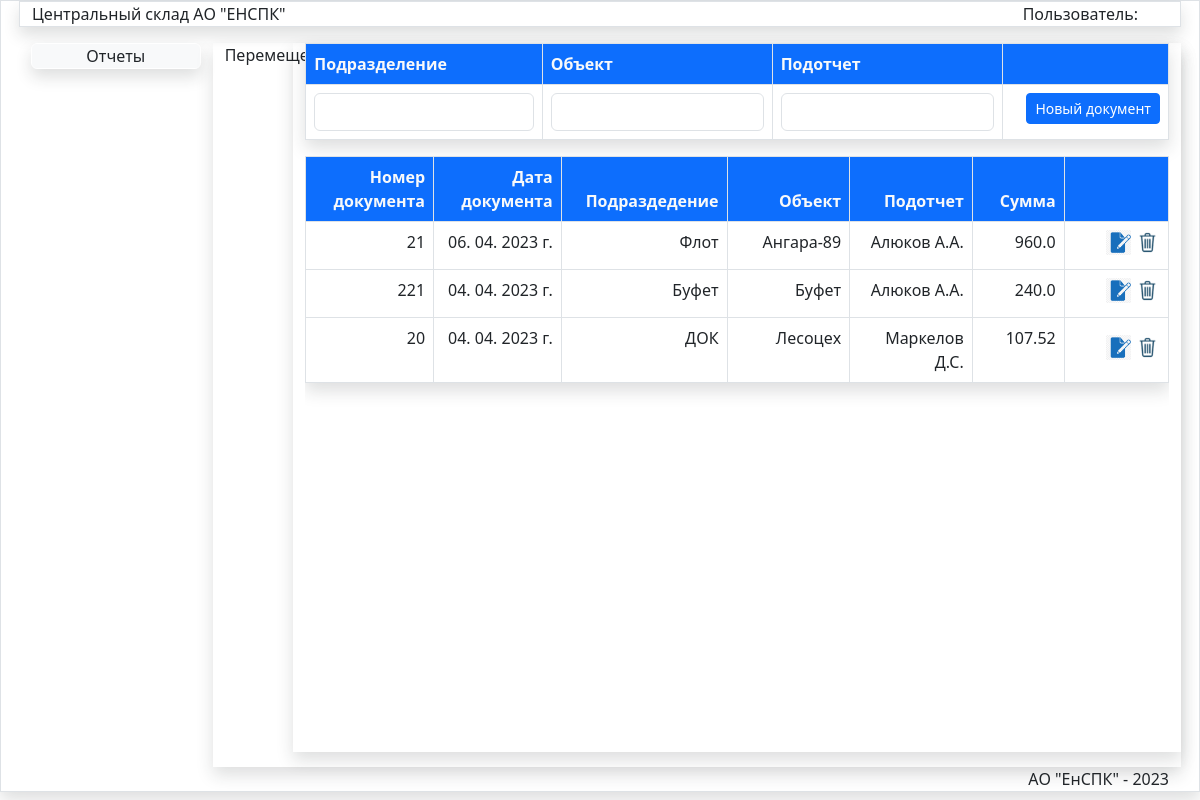
Before: /JurnalMove/ with the older database file.
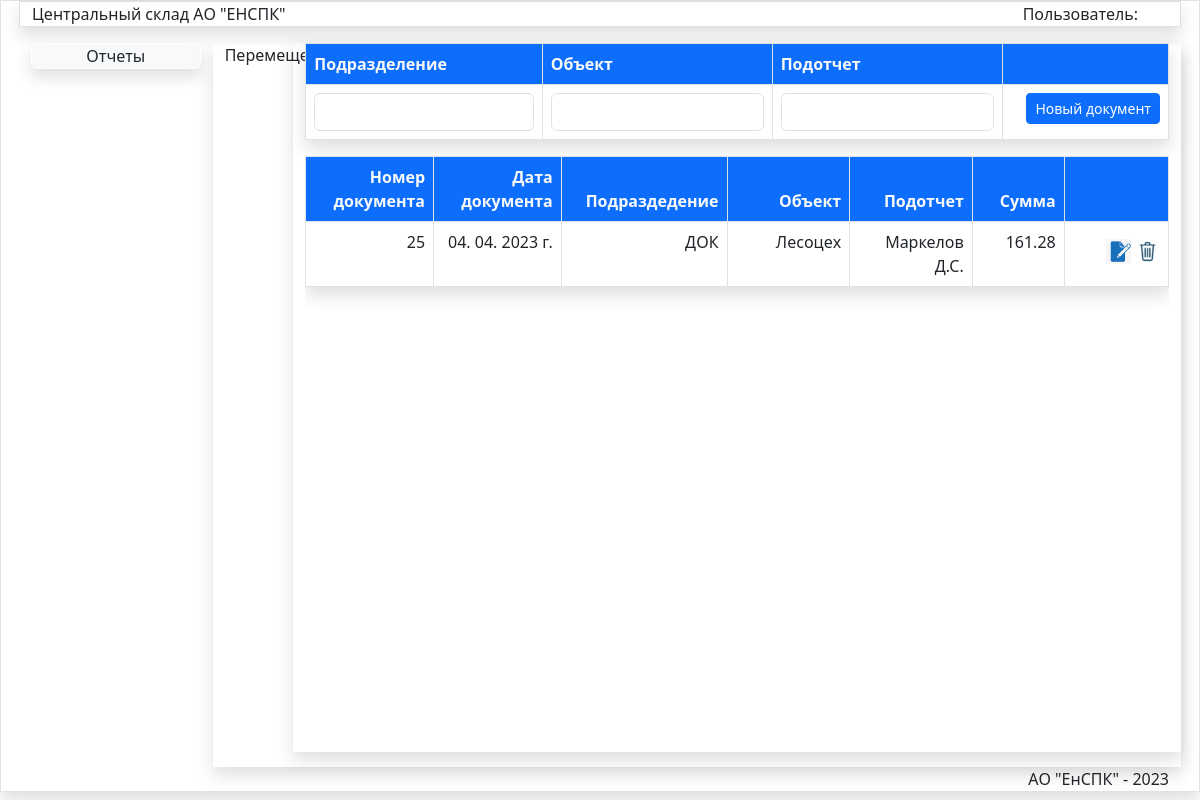
After: the same page with the newer database file.
### store/models.py (models this page shows)
class Jurnal(models.Model):
    oper=models.IntegerField(verbose_name="Код операции")
    nomerdoc=models.CharField(max_length=50,verbose_name='Номер документа')
    datadoc=models.DateTimeField(verbose_name='Дата документа')
    postav=models.ForeignKey(Postav,verbose_name='Поставщик',on_delete=models.PROTECT)
    obct=models.ForeignKey(Obct,verbose_name='Объект',on_delete=models.PROTECT)
    podraz=models.ForeignKey(Podraz,verbose_name='Подразделение',on_delete=models.PROTECT)
    fio=models.ForeignKey(Fio,verbose_name='Подотчет',on_delete=models.PROTECT)
    spis=models.ForeignKey(Spis,blank=True,null=True,verbose_name='Причина списания',on_delete=models.PROTECT)
    summa=models.FloatField(verbose_name='Сумма',default=0)
    nds=models.IntegerField(verbose_name='НДС',default=20)
    summawithnds=models.FloatField(verbose_name='Сумма с НДС',default=0)
    updated_at = models.DateTimeField(auto_now=True, verbose_name='Создан')
    created_at = models.DateTimeField(auto_now_add=True, verbose_name='Обновлен')
    class Meta:
        verbose_name = 'Документ'
        verbose_name_plural = 'Документы'
        ordering = ['-datadoc', ]

class Podraz(models.Model):
    title = models.CharField(max_length=150, verbose_name='Название подразделения', unique=True)
    def __str__(self):
        return self.title
    class Meta:
        verbose_name = 'Подразделение'
        verbose_name_plural = 'Подразделения'
        ordering = ['title', ]

class Obct(models.Model):
    title = models.CharField(max_length=150, verbose_name='Объект',unique=True )
    podraz=models.ForeignKey(Podraz,verbose_name='Подразделение',on_delete=models.PROTECT)
    def __str__(self):
        return self.title
    class Meta:
        verbose_name = 'Объект'
        verbose_name_plural = 'Объекты'
        ordering = ['podraz','title', ]

class Fio(models.Model):
    title = models.CharField(max_length=150, verbose_name='Подотчетное лицо',unique=True )
    def __str__(self):
        return self.title
    class Meta:
        verbose_name = 'Подочтетное лицо'
        verbose_name_plural = 'Подотчетные лица'
        ordering = ['title', ]

### store/views.py (the view, shortened to what this page needs)
# urls.py: path('JurnalMove/', JurnalMove, name='JurnalMove'),  # Журнал документов перемещения
def JurnalMove(request):
    postav=Postav.objects.get(pk=9)
    jurnalmove=Jurnal.objects.filter(oper=3).order_by('-created_at')
    nomer=Nomer.objects.get(pk=1)
    obct = Obct.objects.all()
    fio = Fio.objects.all()
    podraz = Podraz.objects.all()
    return render(request,'store/Doc/JurnalMove.html',{'podraz':podraz,
    'jurnalpost':jurnalmove,'pic_label':'Перемещение','title':'Журнал передачи ТМЦ',
    'obct':obct,'fio':fio,'current_date':date.today()})

### store/templatetags/store.py (called while the page is built)
@register.simple_tag
def abs_tag(text):
    return abs(text)

### store/templates/store/Doc/JurnalMove.html (shortened to what this page needs)
{% extends 'store/menu.html' %}
{% load static %}
{% block DataArea %}
{% load store %}
<div class="row">
<div class="col-md-1">{{pic_label}}</div>
<div class="col-md-11 mx-auto shadow">
<table class="table shadow table-bordered table-hover">
<thead class="bg-primary text-light">
<tr>
<th style="width:16.6%" class="text-start">Подразделение</th>
<th style="width:16.6%" class="text-start">Объект</th>
 <th style="width:16.6%" class="text-start">Подотчет</th>
<th style="width:12%" class="text-start"></th>
</tr>
</thead>
    <form method="post" id="post-move">
    <tr style="align:middle">
   <td class="border text-end" >
   <select name="postav" id="id_podraz_move" class="form-control  " required >
   <option selected></option>
   {% for item in podraz %}
   <option value="{{item.id}}">{{item.title}}</option>
   {% endfor %}
   </select>
   </td>
   <td class="border text-end" >
   <select name="postav" id="id_obct_move" class="form-control  " required >
   <option selected></option>
   </select>
    </td>
   <td class="border text-start" >
   <select name="postav" id="id_fio_move" class="form-control  " required >
   <option selected></option>
   {% for item in fio %}
   <option value="{{item.id}}">{{item.title}}</option>
   {% endfor %}
   </select>
    </td>
    <td  class="border text-end"> <button type="submit" class="btn  btn-primary btn-sm mb-1 " id="savebtn">Новый документ</button></td>
    </form>
</table>
<div class="scrolltable">
<table class="table shadow table-bordered table-hover">
<thead class="bg-primary text-light">
     <th style="width:12%;" class="text-end">Номер документа</th>
<th style="width:12%;" class=" text-end" >Дата документа</th>
<th style="width:10%;" class=" text-end" >Подраздедение</th>
<th style="width:12%;" class=" text-end" >Объект</th>
 <th style="width:12%;" class=" text-end" >Подотчет</th>
<th style="width:9%;" class=" text-end" >Сумма</th>
<th style="width:10.2%;" class=" text-end"></th>
</thead>
    <tbody id="move-doc">
<form method="post" id="item-move-form">
    {% for item in jurnalpost %}
    <tr><td  class="border text-end fixed">{{item.nomerdoc}}</td>
    <td   class="border text-end">{{item.datadoc|date:"d. m. Y г." }}</td>
     <td   class="border text-end">{{item.podraz}}</td>
    <td   class="border text-end">{{item.obct}}</td>
    <td   class="border text-end">{{item.fio}}</td>
    <td   class="border text-end">{% abs_tag item.summawithnds %}</td>
    <td class="text-end align-middle border" ><input data-sid="{{item.pk}}" data-update="{{url_update}}" value="Update" type="image" class="btn-move-update mr-3" src="{% static '/images/edit2.png' %}" width="25px" >
   <input data-sid="{{item.pk}}" data-del="{{url_delete}}" class="btn-move-del " value="Delete" type="image" src="{% static '/images/del.png' %}" width="25px"> </td>
    </tr>
    {% endfor %}
    </form>
    </tbody>
</table>
</div>
</div>
</div>
{% endblock DataArea %}

### store/templates/store/menu.html (shortened to what this page needs)
{% extends 'store/base.html' %}
{% load static %}
{% block LinkArea %}
<div class="d-print-none">
{% if request.user.username == "Кладовщик" %}
<a href="{% url 'DocMenu' %}" class="btn btn-secondary text-white nav-link mb-2 shadow  ">Документы</a>
<a href="{% url 'ReportMenu' %}" class="btn btn-secondary   nav-link mb-2 shadow text-light">Отчеты</a>
<a href="{% url 'SpravMenu' %}" class="btn btn-secondary text-white  nav-link mb-1 shadow ">Справочники</a>
{% else %}
 <a href="#" class="btn btn-light border border-white  nav-link mb-2 shadow ">Отчеты</a>
{% endif %}
</div>
{% endblock LinkArea %}

### store/templates/store/base.html (shortened to what this page needs)
{% load static %}
 <!DOCTYPE html>
<html lang="en">
<head>
    <link type="text/css" href="{% static '/css/bootstrap.css' %}"  rel="stylesheet">
     <link type="text/css" href="{% static '/css/my.css' %}"  rel="stylesheet">
</head>
<body>
<div class="container-fluid border shadow maincontainer ">
    <div class="row d-print-none">
        <div class="col-md-12 mb-3 border shadow ">
            Центральный склад АО "ЕНСПК"
            <div class="user">Пользователь:
            </div>
        </div>
    </div>
<div class="row ">
    <div class="col-md-2 mb-1 linkarea d-print-none">
        {% block LinkArea %}{% endblock LinkArea %}
    </div>
    <div class="col-md-10  shadow ">
        {% block DataArea %}{% endblock DataArea %}
    </div>
</div>
 <div class="row d-print-none">
    <div class="col-md-12 logo" >
       АО "ЕнСПК" - 2023
    </div>
</div>
</div>
{% include 'store/Doc/Move_Ajax.html' %}
</body>
</html>

### store/templates/store/Doc/Move_Ajax.html (shortened to what this page needs)
<!DOCTYPE html>

### store/static/css/my.css (style rules this page uses)
.linkarea { height:90vh; }
.maincontainer { padding-left:30px; padding-right:30px; }
.logo { text-align:right; }
.user { float:right; padding-right:30px; }
a { text-decoration:none; }
.scrolltable { display:block; overflow-y: auto; height:74.5vh; }

Changed rows visible on the page:
removed Jurnal: nomerdoc "21", datadoc "06. 04. 2023 г.", podraz "Флот", obct "Ангара-89", fio "Алюков А.А.", summawithnds "960.0"
removed Jurnal: nomerdoc "221", datadoc "04. 04. 2023 г.", podraz "Буфет", obct "Буфет", fio "Алюков А.А.", summawithnds "240.0"
changed Jurnal "ДОК": nomerdoc "20" → "25"; summawithnds "107.52" → "161.28"
